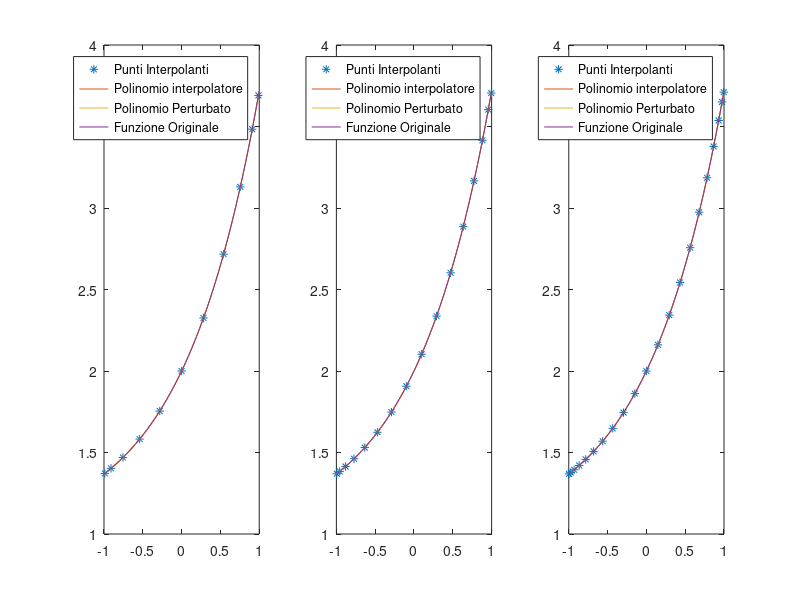

The MATLAB source for this figure:
%% Esercizio 5 - Scheda Interpolazione
clc
clear
close all

gradi = [10 15 20];

xspace = linspace(-1, 1);
f = @(x) exp(x) + 1;

for g = gradi
	%x = linspace(-1, 1, g+1);
	x = cos((2*[0:g]+1)*pi / (2*g+2));

	fdirty = @(x) f(x) + (-1).^[1:g+1] * 10^-5;

	V = vander(x);
	% Termine noto del sistema
	y = f(x);
	
	ydirty = fdirty(x);

	% Trovo i coefficienti del polinomio
	a = V\y';
	adirty = V\ydirty';

	%length(a)

	subplot(1,3, (g-5)/5)
	plot(x, polyval(a, x), '*', xspace, polyval(a, xspace));
	hold on
	plot(xspace, polyval(adirty, xspace));
	hold on
	plot(xspace, f(xspace));

	legend('Punti Interpolanti', 'Polinomio interpolatore', 'Polinomio Perturbato', 'Funzione Originale')

	g
	coeff_err = max(a-adirty)
	poly_err = max(polyval(a, xspace) - polyval(adirty, xspace))

end